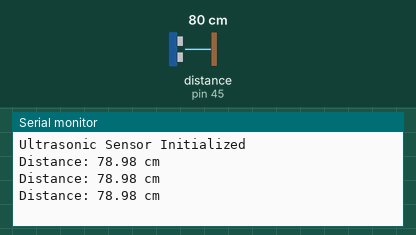
Simulated run of this sketch. Board: Arduino Mega 2560, built with avr-gcc and run on an emulated ATmega2560. Shown: the last lines printed to the serial monitor. Wiring (inferred from the names in the program): ultrasonic range finder: trigger pin 47; echo pin 45. The inputs (shaded band) are chosen by the test bench; at power-on: distance to the obstacle (sensor on pin 45) 80 cm. The echo pulse lasts 58.3 µs per cm.

Above: at 1.3 s.
1.4 s: distance to the obstacle (sensor on pin 45) set to 2 cm
At 1.9 s:
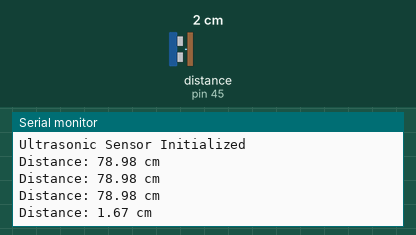
2.9 s: distance to the obstacle (sensor on pin 45) set to 4 cm
At 3.4 s:
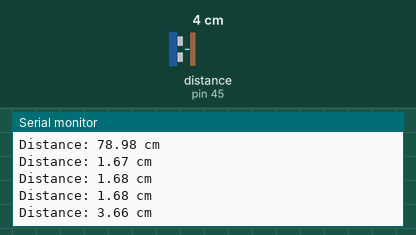
Timing chart, 0 to 5.9 s (numbered marks = the images above; inputs shaded):
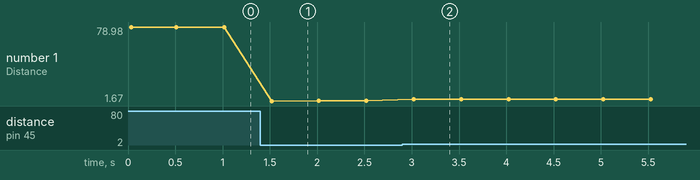

Measured:
- after the input at 1.4 s, the serial monitor: prints a new line after 0.12 s (image 1)
- after the input at 2.9 s, the serial monitor: prints a new line after 0.12 s (image 2)
- plotted number 1: 78.98 → 1.68 after the input at 1.4 s, 1.68 → 3.66 after the input at 2.9 s

The sketch:

ULTRA.ino
```cpp
#define TRIG_PIN 47  // Trig pin connected to pin 7
#define ECHO_PIN 45  // Echo pin connected to pin 6

void setup() {
  // Initialize serial communication
  Serial.begin(9600);

  // Set pin modes
  pinMode(TRIG_PIN, OUTPUT);
  pinMode(ECHO_PIN, INPUT);

  Serial.println("Ultrasonic Sensor Initialized");
}

void loop() {
  long duration;
  float distance;

  // Generate a 10-microsecond pulse on TRIG_PIN
  digitalWrite(TRIG_PIN, LOW);
  delayMicroseconds(2);
  digitalWrite(TRIG_PIN, HIGH);
  delayMicroseconds(10);
  digitalWrite(TRIG_PIN, LOW);

  // Measure the duration of the ECHO_PIN signal
  duration = pulseIn(ECHO_PIN, HIGH);

  // Calculate the distance in centimeters
  distance = (duration * 0.034) / 2;

  // Print the distance to the Serial Monitor
  Serial.print("Distance: ");
  Serial.print(distance);
  Serial.println(" cm");

  // Wait before the next measurement
  delay(500);
}
```
